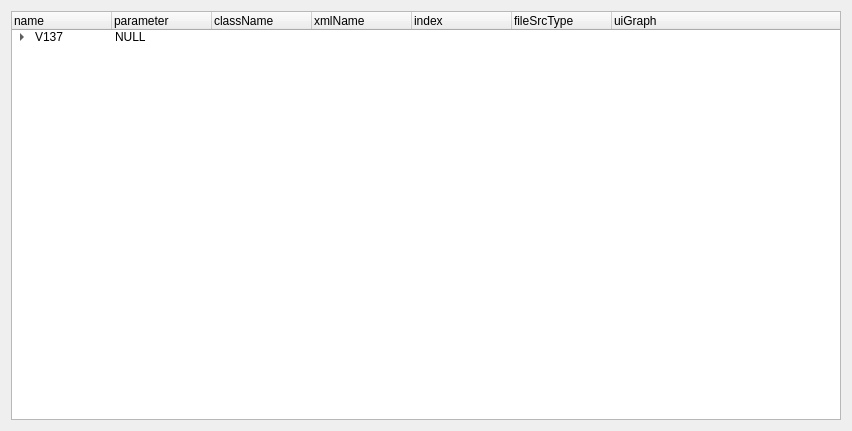
<?xml version="1.0" encoding="UTF-8"?>
<ui version="4.0">
 <class>Form</class>
 <widget class="QWidget" name="Form">
  <property name="geometry">
   <rect>
    <x>0</x>
    <y>0</y>
    <width>852</width>
    <height>431</height>
   </rect>
  </property>
  <property name="windowTitle">
   <string>Form</string>
  </property>
  <layout class="QVBoxLayout" name="verticalLayout">
   <item>
    <widget class="QTreeWidget" name="treeWidget">
     <column>
      <property name="text">
       <string>name</string>
      </property>
     </column>
     <column>
      <property name="text">
       <string>parameter</string>
      </property>
     </column>
     <column>
      <property name="text">
       <string>className</string>
      </property>
     </column>
     <column>
      <property name="text">
       <string>xmlName</string>
      </property>
     </column>
     <column>
      <property name="text">
       <string>index</string>
      </property>
     </column>
     <column>
      <property name="text">
       <string>fileSrcType</string>
      </property>
     </column>
     <column>
      <property name="text">
       <string>uiGraph</string>
      </property>
     </column>
     <item>
      <property name="text">
       <string>V137</string>
      </property>
      <property name="text">
       <string>NULL</string>
      </property>
      <property name="text">
       <string/>
      </property>
      <property name="text">
       <string/>
      </property>
      <property name="text">
       <string/>
      </property>
      <property name="text">
       <string/>
      </property>
      <item>
       <property name="text">
        <string>Axis</string>
       </property>
       <property name="text">
        <string>NULL</string>
       </property>
       <property name="text">
        <string/>
       </property>
       <property name="text">
        <string/>
       </property>
       <property name="text">
        <string/>
       </property>
       <property name="text">
        <string/>
       </property>
       <item>
        <property name="text">
         <string>Motor</string>
        </property>
        <property name="text">
         <string>NULL</string>
        </property>
        <property name="text">
         <string>UiMotor</string>
        </property>
        <property name="text">
         <string>PrmFuncMotor</string>
        </property>
        <property name="text">
         <string>0</string>
        </property>
        <property name="text">
         <string>1</string>
        </property>
        <property name="text">
         <string>GraphMotor129</string>
        </property>
       </item>
       <item>
        <property name="text">
         <string>Encoder</string>
        </property>
        <property name="text">
         <string>NULL</string>
        </property>
        <property name="text">
         <string>UiEncoder</string>
        </property>
        <property name="text">
         <string>PrmFuncEncoder</string>
        </property>
        <property name="text">
         <string>1</string>
        </property>
        <property name="text">
         <string>1</string>
        </property>
        <property name="text">
         <string>GraphEncoder136</string>
        </property>
       </item>
       <item>
        <property name="text">
         <string>Power</string>
        </property>
        <property name="text">
         <string>NULL</string>
        </property>
        <property name="text">
         <string>UiPower</string>
        </property>
        <property name="text">
         <string>PrmFuncPower</string>
        </property>
        <property name="text">
         <string>2</string>
        </property>
        <property name="text">
         <string>1</string>
        </property>
        <property name="text">
         <string>GraphPower129</string>
        </property>
       </item>
       <item>
        <property name="text">
         <string>Current</string>
        </property>
        <property name="text">
         <string>NULL</string>
        </property>
        <property name="text">
         <string>UiCurrent</string>
        </property>
        <property name="text">
         <string>PrmFuncCurrentloop</string>
        </property>
        <property name="text">
         <string>3</string>
        </property>
        <property name="text">
         <string>1</string>
        </property>
        <property name="text">
         <string>GraphCurrent133</string>
        </property>
       </item>
       <item>
        <property name="text">
         <string>Velocity</string>
        </property>
        <property name="text">
         <string>NULL</string>
        </property>
        <property name="text">
         <string>UiVelocity</string>
        </property>
        <property name="text">
         <string>PrmFuncSpeedloop</string>
        </property>
        <property name="text">
         <string>4</string>
        </property>
        <property name="text">
         <string>1</string>
        </property>
        <property name="text">
         <string>GraphVelocity133</string>
        </property>
       </item>
       <item>
        <property name="text">
         <string>Position</string>
        </property>
        <property name="text">
         <string>NULL</string>
        </property>
        <property name="text">
         <string>UiPosition</string>
        </property>
        <property name="text">
         <string>PrmFuncPositionloop</string>
        </property>
        <property name="text">
         <string>5</string>
        </property>
        <property name="text">
         <string>1</string>
        </property>
        <property name="text">
         <string>GraphPosition133</string>
        </property>
       </item>
       <item>
        <property name="text">
         <string>Brake</string>
        </property>
        <property name="text">
         <string>NULL</string>
        </property>
        <property name="text">
         <string>UiBrake</string>
        </property>
        <property name="text">
         <string>PrmFuncBrake</string>
        </property>
        <property name="text">
         <string>6</string>
        </property>
        <property name="text">
         <string>1</string>
        </property>
        <property name="text">
         <string>GraphBrake129</string>
        </property>
       </item>
       <item>
        <property name="text">
         <string>IOConfig</string>
        </property>
        <property name="text">
         <string>NULL</string>
        </property>
        <property name="text">
         <string>UiIOConf</string>
        </property>
        <property name="text">
         <string>PrmFuncIOConf</string>
        </property>
        <property name="text">
         <string>7</string>
        </property>
        <property name="text">
         <string>1</string>
        </property>
        <property name="text">
         <string>GraphIOConf136</string>
        </property>
       </item>
       <item>
        <property name="text">
         <string>IOAnalog</string>
        </property>
        <property name="text">
         <string>NULL</string>
        </property>
        <property name="text">
         <string>UiIOAnalog</string>
        </property>
        <property name="text">
         <string>PrmFuncIOAnalog</string>
        </property>
        <property name="text">
         <string>8</string>
        </property>
        <property name="text">
         <string>1</string>
        </property>
        <property name="text">
         <string>GraphIOAnalog136</string>
        </property>
       </item>
       <item>
        <property name="text">
         <string>Status</string>
        </property>
        <property name="text">
         <string>NULL</string>
        </property>
        <property name="text">
         <string>UiStatus</string>
        </property>
        <property name="text">
         <string>PrmFuncDeviceStatus</string>
        </property>
        <property name="text">
         <string>9</string>
        </property>
        <property name="text">
         <string>0</string>
        </property>
        <property name="text">
         <string>GraphStatus136</string>
        </property>
       </item>
       <item>
        <property name="text">
         <string>RAM</string>
        </property>
        <property name="text">
         <string>NULL</string>
        </property>
        <property name="text">
         <string>UiRAM</string>
        </property>
        <property name="text">
         <string>PrmRAMAxis</string>
        </property>
        <property name="text">
         <string>10</string>
        </property>
        <property name="text">
         <string>1</string>
        </property>
        <property name="text">
         <string>NULL</string>
        </property>
       </item>
       <item>
        <property name="text">
         <string>FLASH</string>
        </property>
        <property name="text">
         <string>NULL</string>
        </property>
        <property name="text">
         <string>UiFLASH</string>
        </property>
        <property name="text">
         <string>PrmFlashAxis</string>
        </property>
        <property name="text">
         <string>11</string>
        </property>
        <property name="text">
         <string>1</string>
        </property>
        <property name="text">
         <string>NULL</string>
        </property>
       </item>
      </item>
      <item>
       <property name="text">
        <string>UiGlobal</string>
       </property>
       <property name="text">
        <string>NULL</string>
       </property>
       <property name="text">
        <string/>
       </property>
       <property name="text">
        <string/>
       </property>
       <property name="text">
        <string/>
       </property>
       <property name="text">
        <string/>
       </property>
       <item>
        <property name="text">
         <string>IO</string>
        </property>
        <property name="text">
         <string>NULL</string>
        </property>
        <property name="text">
         <string>UiIO</string>
        </property>
        <property name="text">
         <string>PrmIO</string>
        </property>
        <property name="text">
         <string/>
        </property>
        <property name="text">
         <string>0</string>
        </property>
        <property name="text">
         <string>GraphIO133</string>
        </property>
       </item>
      </item>
      <item>
       <property name="text">
        <string>Global</string>
       </property>
       <item>
        <property name="text">
         <string>Plot</string>
        </property>
        <property name="text">
         <string>NULL</string>
        </property>
       </item>
      </item>
     </item>
    </widget>
   </item>
  </layout>
 </widget>
 <resources/>
 <connections/>
</ui>
